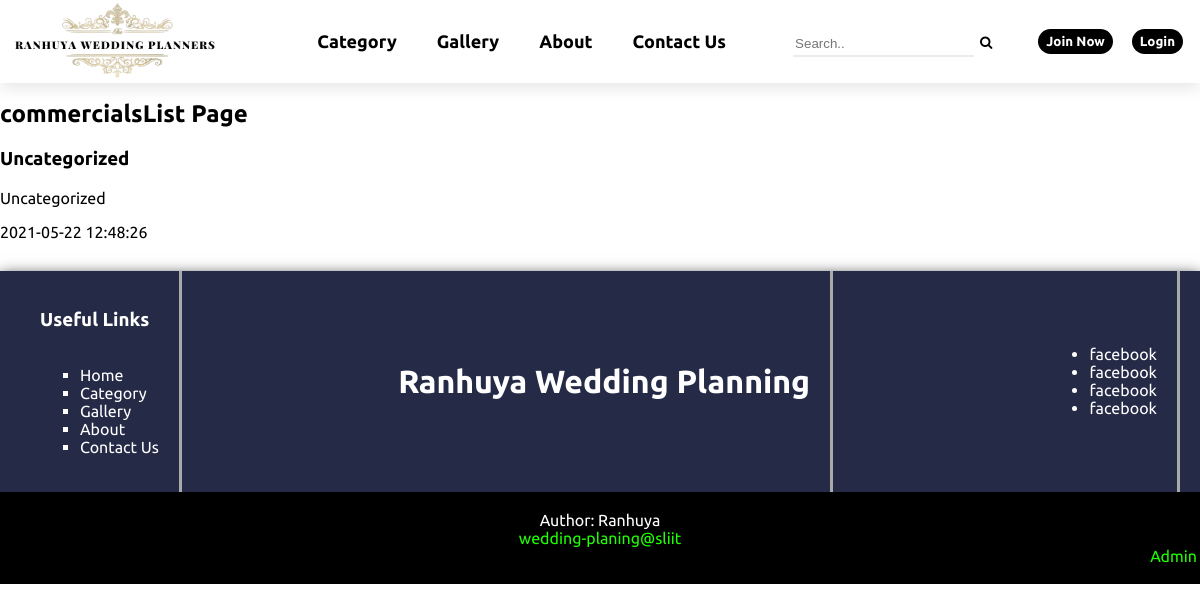
Screenshot of /commercialsListPage.php?catID=1&catName=Uncategorized with the database file from the repository.
### tables this page shows
CREATE TABLE Advertisement_payment(
    adID INT AUTO_INCREMENT PRIMARY KEY NOT NULL,   
    paymentID INT  NOT NULL,   
	catID INT DEFAULT NULL,
	title varchar(20)  NOT NULL,
	addDescription varchar(300)  NOT NULL,
    mobile INT NOT NULL,
	addImageLoc varchar(300),
	publishDateTime DateTime,	
	status bit,
	amount real,
	pay_type varchar(20),
	pymntDescription varchar(300),
	vendorID INT,
	CONSTRAINT adIDcat_fk FOREIGN KEY (catID) REFERENCES Category(catID) ON DELETE SET NULL,	
	CONSTRAINT VPAvendor_fk FOREIGN KEY (vendorID) REFERENCES Vendor(vendorID) ON DELETE SET NULL
	
);

### commercialsListPage.php (the view, shortened to what this page needs)
<?php
    $title = 'Commercials List'; include("header.php");
?>
<link rel="stylesheet" href="./assets/css/commercialsList.css">
<section>
    <h1 class="main-title">commercialsList Page</h1>
    <?php
        $sql = "SELECT adID, title, addImageLoc, publishDateTime, status
        FROM Advertisement_payment AS A
        WHERE A.catID ='" . $_GET['catID'] . "'
        ;";
        $result = $conn->query($sql);
        echo "<h3>". $_GET['catName'] ."</h3>";
        if ($result->num_rows > 0) {
            while ($row = $result->fetch_assoc()) {
                if($row['status']) {
                    echo "
                    ".(isset($_SESSION['id'])?"<a href='./adDetailsPage.php?adID=". $row['adID'] ."'>". $row['title'] ."</a>":"<p>". $row['title'] ."</p>")."
                    <p>". $row['publishDateTime'] ."</p>
                    ";
                }
            }
        }
        else {
            echo "0 results";
        }
    ?>
</section>
<?php include("footer.php"); ?>

### assets/css/main.css (style rules this page uses)
html, body { margin: 0; padding: 0; font-family: 'Ubuntu', sans-serif; }

### assets/css/header.css (style rules this page uses)
body { background-color: #FFF; }

### rows the page displays
advertisement_payment: title "Uncategorized", publishDateTime "2021-05-22 12:48:26"

### other values shown
$_GET['catName'] "Uncategorized"
